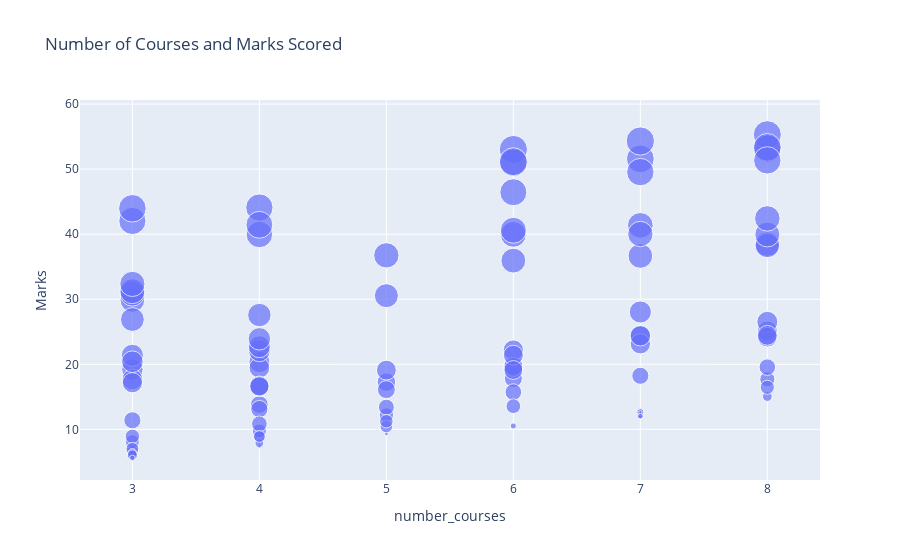

This figure's notebook cell:
### Code cell
figure = px.scatter(data_frame=data, x = "number_courses", 
                    y = "Marks", size = "time_study", 
                    title="Number of Courses and Marks Scored")
figure.show()

### Figure 1 — Plotly figure (JSON) as saved in the notebook; plotly's stock layout.template omitted (floating-point values rounded to 4 significant figures)
{"data": [{"hovertemplate": "number_courses=%{x}<br>Marks=%{y}<br>time_study=%{marker.size}<extra></extra>", "legendgroup": "", "marker": {"color": "#636efa", "size": [4.508, 0.096, 3.133, 7.909, 7.811, 3.211, 6.063, 3.413, 4.41, 6.173, 7.353, 0.423, 4.218, 4.274, 2.908, 4.26, 5.719, 6.08, 7.711, 3.977, 4.733, 6.126, 2.051, 4.875, 3.635, 1.407, 0.508, 4.378, 0.156, 1.299, 3.864, 1.923, 0.932, 6.594, 4.083, 7.543, 2.966, 7.283, 6.533, 7.775, 0.14, 2.754, 3.591, 1.557, 1.954, 2.061, 3.797, 4.779, 5.635, 3.913, 6.703, 4.13, 0.771, 6.049, 7.591, 2.913, 7.641, 7.649, 6.198, 7.468, 0.376, 2.438, 3.606, 4.869, 0.13, 2.142, 5.473, 0.55, 1.395, 3.948, 3.736, 2.518, 4.633, 1.629, 6.954, 0.803, 6.379, 5.985, 7.451, 0.805, 7.957, 2.262, 7.41, 3.197, 1.982, 6.201, 4.067, 1.033, 1.803, 6.376, 4.182, 2.73, 5.027, 6.471, 3.919, 3.561, 0.301, 7.163, 0.309, 6.335], "sizemode": "area", "sizeref": 0.01989, "symbol": "circle"}, "mode": "markers", "name": "", "orientation": "v", "showlegend": false, "type": "scatter", "x": [3, 4, 4, 6, 8, 6, 3, 5, 4, 3, 3, 7, 7, 3, 3, 4, 5, 8, 6, 8, 4, 6, 5, 7, 4, 3, 7, 8, 5, 4, 8, 3, 8, 6, 3, 3, 4, 6, 7, 6, 4, 6, 6, 5, 4, 3, 4, 4, 3, 5, 6, 6, 4, 7, 8, 7, 8, 7, 3, 8, 6, 4, 6, 3, 7, 6, 4, 3, 4, 6, 4, 5, 3, 3, 4, 3, 5, 8, 7, 3, 7, 8, 4, 5, 8, 8, 7, 3, 5, 7, 7, 8, 4, 8, 8, 6, 3, 4, 7, 3], "xaxis": "x", "y": [19.2, 7.734, 13.81, 53.02, 55.3, 17.82, 29.89, 17.26, 20.35, 30.86, 42.04, 12.13, 24.32, 17.67, 11.4, 19.47, 30.55, 38.49, 50.99, 25.13, 22.07, 35.94, 12.21, 28.04, 16.52, 6.623, 12.65, 26.53, 9.333, 8.837, 24.17, 8.1, 15.04, 39.97, 17.17, 43.98, 13.12, 46.45, 41.36, 51.14, 7.336, 15.72, 19.77, 10.43, 9.742, 8.924, 16.7, 22.7, 26.88, 19.11, 40.6, 22.18, 7.892, 36.65, 53.16, 18.24, 53.36, 51.58, 31.24, 51.34, 10.52, 10.84, 19.59, 21.38, 12.59, 13.56, 27.57, 6.185, 8.92, 21.4, 16.61, 13.42, 20.4, 7.014, 39.95, 6.217, 36.75, 38.28, 49.54, 6.349, 54.32, 17.7, 44.1, 16.11, 16.46, 39.96, 23.15, 6.053, 11.25, 40.02, 24.39, 19.56, 23.92, 42.43, 24.45, 19.13, 5.609, 41.44, 12.03, 32.36], "yaxis": "y"}], "layout": {"autosize": true, "legend": {"itemsizing": "constant", "tracegroupgap": 0}, "title": {"text": "Number of Courses and Marks Scored"}, "xaxis": {"anchor": "y", "autorange": true, "domain": [0, 1], "range": [2.617, 8.384], "title": {"text": "number_courses"}, "type": "linear"}, "yaxis": {"anchor": "x", "autorange": true, "domain": [0, 1], "range": [0.9067, 63.94], "title": {"text": "Marks"}, "type": "linear"}}}
